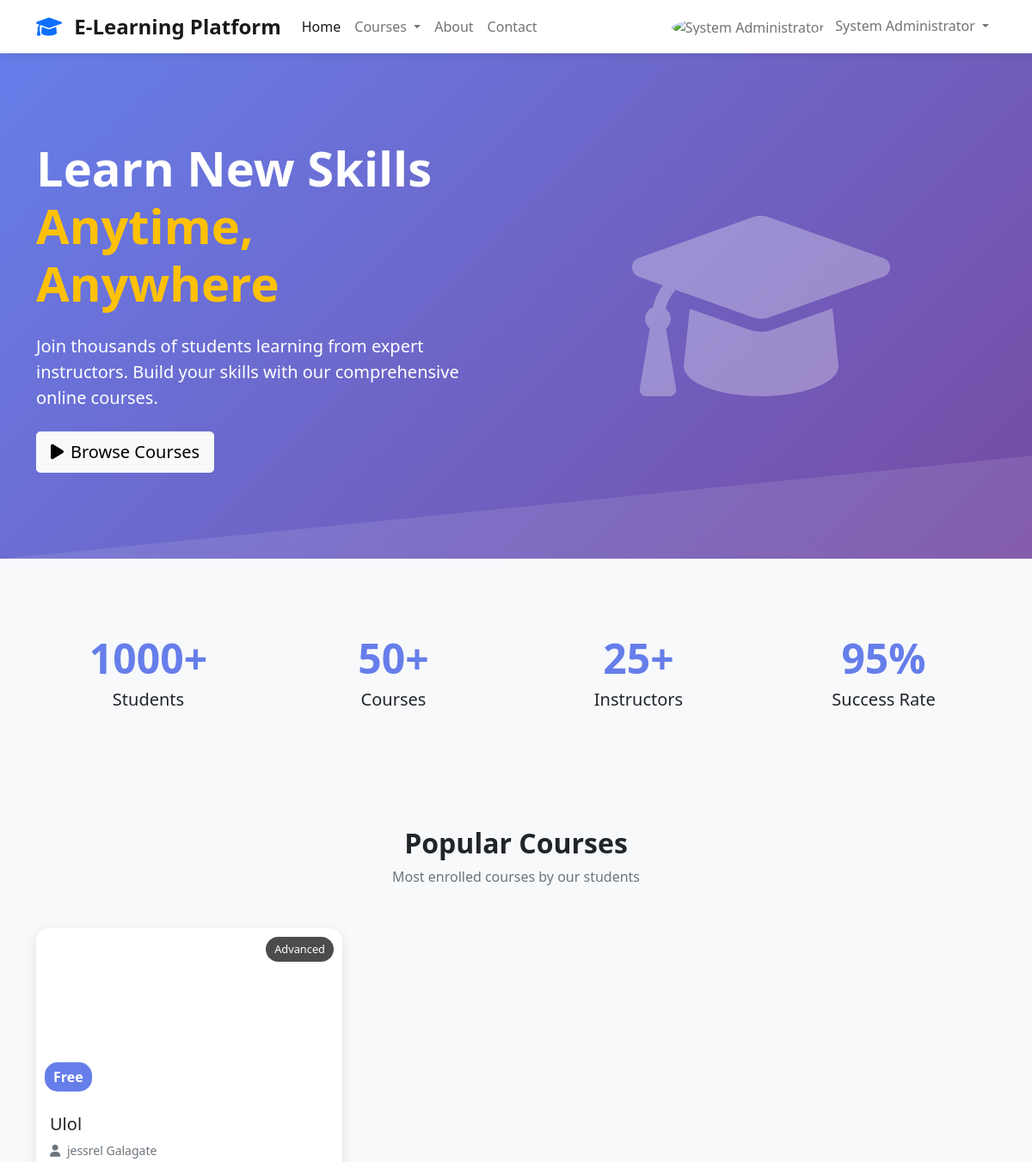
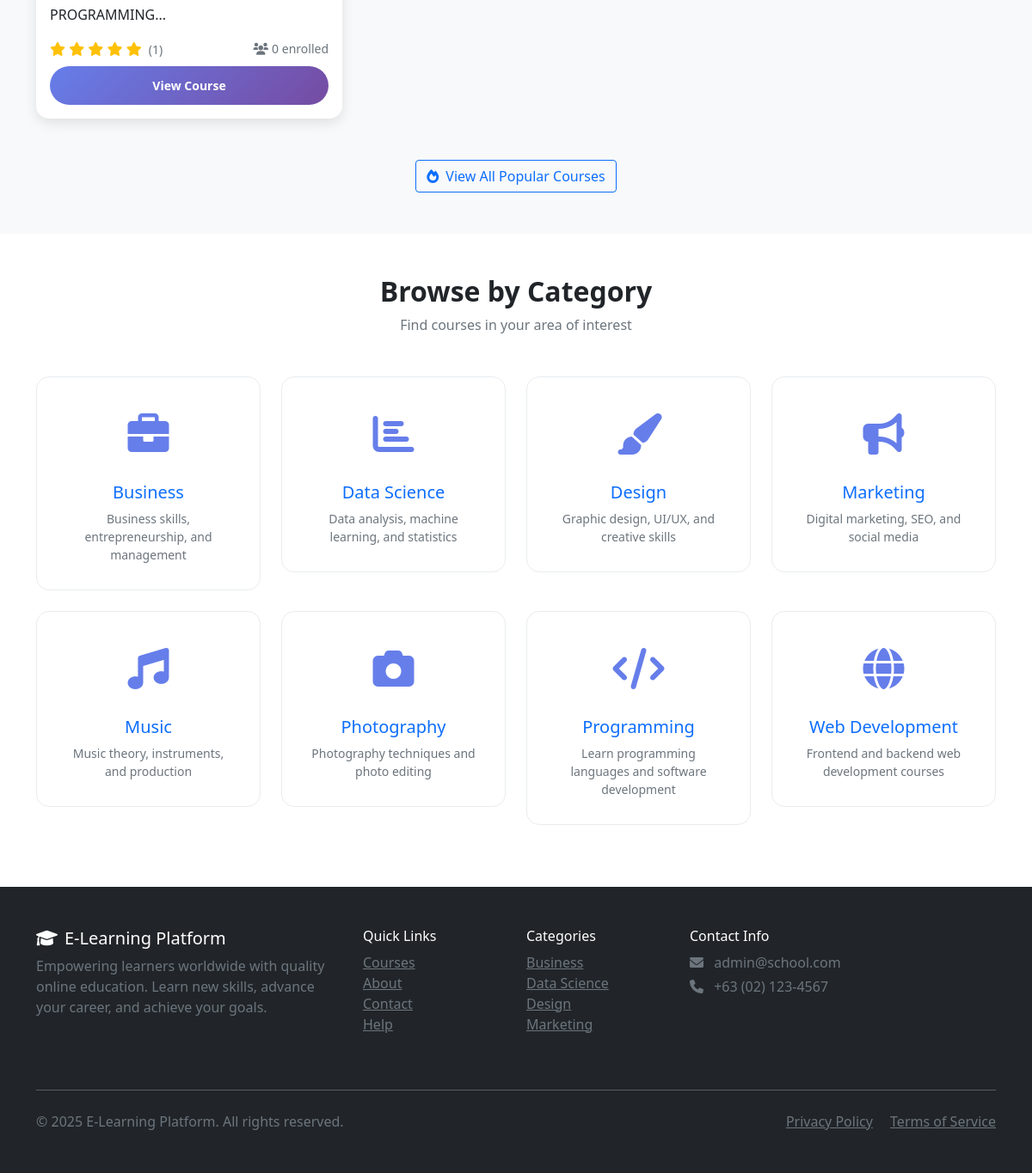
The page / (signed in) on the database its author committed (2 pictures, top to bottom).
### tables this page shows
CREATE TABLE `courses` (
  `id` int(11) NOT NULL,
  `title` varchar(200) NOT NULL,
  `description` text NOT NULL,
  `short_description` varchar(500) DEFAULT NULL,
  `instructor_id` int(11) NOT NULL,
  `category_id` int(11) NOT NULL,
  `price` decimal(10,2) DEFAULT 0.00,
  `is_free` tinyint(1) DEFAULT 1,
  `thumbnail` varchar(255) DEFAULT NULL,
  `video_preview` varchar(255) DEFAULT NULL,
  `level` enum('beginner','intermediate','advanced') DEFAULT 'beginner',
  `duration_hours` int(11) DEFAULT 0,
  `language` varchar(50) DEFAULT 'English',
  `requirements` text DEFAULT NULL,
  `what_you_learn` text DEFAULT NULL,
  `is_published` tinyint(1) DEFAULT 0,
  `is_featured` tinyint(1) DEFAULT 0,
  `enrollment_count` int(11) DEFAULT 0,
  `rating_average` decimal(3,2) DEFAULT 0.00,
  `rating_count` int(11) DEFAULT 0,
  `created_at` timestamp NOT NULL DEFAULT current_timestamp(),
  `updated_at` timestamp NOT NULL DEFAULT current_timestamp() ON UPDATE current_timestamp()
);

CREATE TABLE `users` (
  `id` int(11) NOT NULL,
  `username` varchar(50) NOT NULL,
  `email` varchar(100) NOT NULL,
  `password` varchar(255) NOT NULL,
  `first_name` varchar(50) NOT NULL,
  `last_name` varchar(50) NOT NULL,
  `role` enum('student','instructor','admin') DEFAULT 'student',
  `profile_image` varchar(255) DEFAULT NULL,
  `bio` text DEFAULT NULL,
  `phone` varchar(20) DEFAULT NULL,
  `date_of_birth` date DEFAULT NULL,
  `instructor_rating_average` decimal(3,2) DEFAULT 0.00,
  `instructor_rating_count` int(11) DEFAULT 0,
  `is_active` tinyint(1) DEFAULT 1,
  `email_verified` tinyint(1) DEFAULT 0,
  `created_at` timestamp NOT NULL DEFAULT current_timestamp(),
  `updated_at` timestamp NOT NULL DEFAULT current_timestamp() ON UPDATE current_timestamp()
);

CREATE TABLE `categories` (
  `id` int(11) NOT NULL,
  `name` varchar(100) NOT NULL,
  `description` text DEFAULT NULL,
  `slug` varchar(100) NOT NULL,
  `image` varchar(255) DEFAULT NULL,
  `is_active` tinyint(1) DEFAULT 1,
  `created_at` timestamp NOT NULL DEFAULT current_timestamp()
);

### index.php (the view, shortened to what the rows shown need)
<?php
require_once __DIR__ . '/classes/Course.php';
$course = new Course();
$popular_courses = $course->getPopularCourses(6);
try {
    $database = new Database();
    $conn = $database->getConnection();
    $query = "SELECT * FROM categories WHERE is_active = 1 ORDER BY name";
    $stmt = $conn->prepare($query);
    $stmt->execute();
    $categories = $stmt->fetchAll(PDO::FETCH_ASSOC);
} catch (Exception $e) {
    $categories = [];
}
?>
<!DOCTYPE html>
<html lang="en">
<head>
    <link href="https://cdn.jsdelivr.net/npm/bootstrap@5.1.3/dist/css/bootstrap.min.css" rel="stylesheet">
    <link href="https://cdnjs.cloudflare.com/ajax/libs/font-awesome/6.0.0/css/all.min.css" rel="stylesheet">
</head>
<body>
    <section class="hero-section">
        <div class="container">
            <div class="row align-items-center">
                <div class="col-lg-6">
                    <div class="hero-content">
                        <h1 class="display-4 fw-bold mb-4">
                            Learn New Skills<br>
                            <span class="text-warning">Anytime, Anywhere</span>
                        </h1>
                    </div>
                </div>
            </div>
        </div>
    </section>
    <?php if (!empty($popular_courses)): ?>
    <section class="py-5 bg-light">
        <div class="container">
            <div class="text-center mb-5">
                <h2 class="fw-bold">Popular Courses</h2>
            </div>
            <div class="row">
                <?php foreach ($popular_courses as $course): ?>
                    <div class="col-lg-4 col-md-6 mb-4">
                        <div class="card course-card h-100">
                            <div class="course-thumbnail" style="background-image: url('<?php
                                if ($course['thumbnail'] && file_exists(UPLOAD_PATH . 'courses/' . $course['thumbnail'])) {
                                    echo SITE_URL . '/uploads/courses/' . htmlspecialchars($course['thumbnail']);
                                } else {
                                    echo SITE_URL . '/assets/images/default-course.jpg';
                                }
                            ?>');">
                                <span class="course-level"><?php echo ucfirst($course['level']); ?></span>
                                <span class="course-price">
                                    <?php echo $course['is_free'] ? 'Free' : formatCurrency($course['price']); ?>
                                </span>
                            </div>
                            <div class="card-body">
                                <h5 class="card-title"><?php echo htmlspecialchars($course['title']); ?></h5>
                                <p class="text-muted small mb-2">
                                    <i class="fas fa-user me-1"></i>
                                    <?php echo htmlspecialchars($course['first_name'] . ' ' . $course['last_name']); ?>
                                </p>
                                <p class="card-text"><?php echo htmlspecialchars(substr($course['short_description'], 0, 100)) . '...'; ?></p>
                                <div class="d-flex justify-content-between align-items-center">
                                    <div class="text-warning">
                                        <?php for ($i = 1; $i <= 5; $i++): ?>
                                            <i class="fas fa-star<?php echo $i <= $course['rating_average'] ? '' : '-o'; ?>"></i>
                                        <?php endfor; ?>
                                        <small class="text-muted ms-1">(<?php echo $course['rating_count']; ?>)</small>
                                    </div>
                                    <small class="text-muted">
                                        <i class="fas fa-users me-1"></i><?php echo $course['enrollment_count']; ?> enrolled
                                    </small>
                                </div>
                                <div class="mt-2">
                                    <a href="course.php?id=<?php echo $course['id']; ?>" class="btn btn-primary btn-sm w-100">
                                        View Course
                                    </a>
                                </div>
                            </div>
                        </div>
                    </div>
                <?php endforeach; ?>
            </div>
        </div>
    </section>
    <?php endif; ?>
    <?php if (!empty($categories)): ?>
    <section class="py-5">
        <div class="container">
            <div class="text-center mb-5">
                <h2 class="fw-bold">Browse by Category</h2>
            </div>
            <div class="row">
                <?php
                $category_icons = [
                    'programming' => 'fas fa-code',
                    'web-development' => 'fas fa-globe',
                    'data-science' => 'fas fa-chart-bar',
                    'design' => 'fas fa-paint-brush',
                    'business' => 'fas fa-briefcase',
                    'marketing' => 'fas fa-bullhorn',
                    'photography' => 'fas fa-camera',
                    'music' => 'fas fa-music'
                ];
                foreach (array_slice($categories, 0, 8) as $category):
                    $icon = $category_icons[$category['slug']] ?? 'fas fa-book';
                ?>
                    <div class="col-lg-3 col-md-4 col-sm-6 mb-4">
                        <a href="courses.php?category=<?php echo $category['id']; ?>" class="text-decoration-none">
                            <div class="category-card">
                                <div class="category-icon">
                                    <i class="<?php echo $icon; ?>"></i>
                                </div>
                                <h5 class="mb-2"><?php echo htmlspecialchars($category['name']); ?></h5>
                                <p class="text-muted small mb-0"><?php echo htmlspecialchars($category['description']); ?></p>
                            </div>
                        </a>
                    </div>
                <?php endforeach; ?>
            </div>
        </div>
    </section>
    <?php endif; ?>
    <footer class="bg-dark text-white py-5">
        <div class="container">
            <div class="row">
                <div class="col-lg-2 col-md-6 mb-4">
                    <ul class="list-unstyled">
                        <?php foreach (array_slice($categories, 0, 4) as $category): ?>
                            <li><a href="courses.php?category=<?php echo $category['id']; ?>" class="text-muted">
                                <?php echo htmlspecialchars($category['name']); ?>
                            </a></li>
                        <?php endforeach; ?>
                    </ul>
                </div>
            </div>
        </div>
    </footer>
</body>
</html>

### rows shown on the page
courses: level "Advanced", is_free "Free", title "Ulol", instructor.last_name "jessrel Galagate", short_description "PROGRAMMING", rating_average 5 (drawn), rating_count "1", enrollment_count "0"
categories: name "Business", description "Business skills, entrepreneurship, and management"
categories: name "Data Science", description "Data analysis, machine learning, and statistics"
categories: name "Design", description "Graphic design, UI/UX, and creative skills"
categories: name "Marketing", description "Digital marketing, SEO, and social media"
categories: name "Music", description "Music theory, instruments, and production"
categories: name "Photography", description "Photography techniques and photo editing"
categories: name "Programming", description "Learn programming languages and software development"
categories: name "Web Development", description "Frontend and backend web development courses"

### other values the page prints
SITE_NAME "E-Learning Platform"
$_SESSION['user_name'] "System Administrator"
SITE_EMAIL "admin@school.com"
